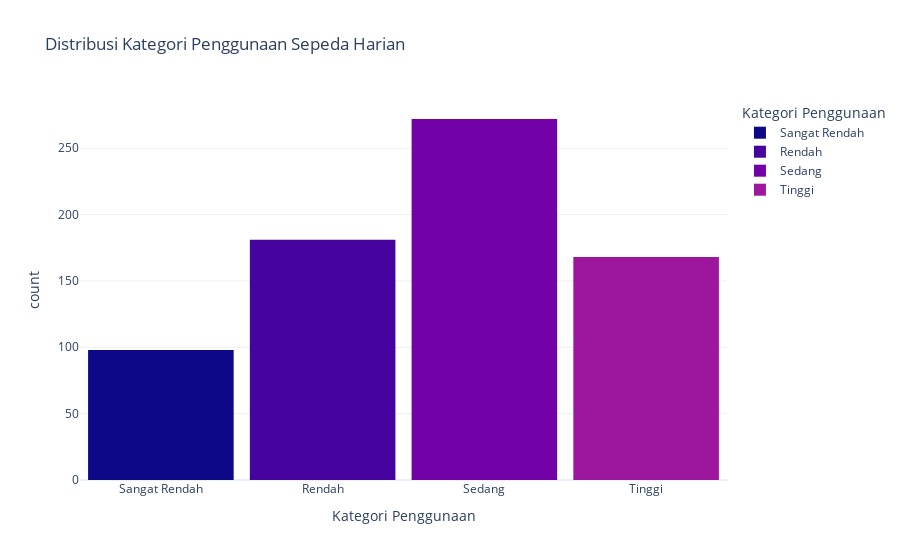

Here is the notebook cell this chart was saved with:
### Markdown cell above
## Analisis Lanjutan: Clustering Manual dan Korelasi

Untuk memperkaya analisis, kita akan:
1. Mengelompokkan hari berdasarkan jumlah penyewaan menggunakan teknik **binning** untuk mengidentifikasi tingkat penggunaan.
2. Menganalisis korelasi antara suhu, kelembapan, dan penyewaan untuk memahami faktor lingkungan yang relevan.

### Code cell
# Clustering manual dengan binning
bins = [0, 2000, 4000, 6000, 8000]
labels = ['Sangat Rendah', 'Rendah', 'Sedang', 'Tinggi']
day_df['usage_category'] = pd.cut(day_df['cnt'], bins=bins, labels=labels, include_lowest=True)

# Visualisasi distribusi kategori
fig = px.histogram(day_df, 
                   x='usage_category', 
                   title='Distribusi Kategori Penggunaan Sepeda Harian',
                   labels={'usage_category': 'Kategori Penggunaan', 'count': 'Jumlah Hari'},
                   color='usage_category',
                   color_discrete_sequence=px.colors.sequential.Plasma)
fig.update_layout(bargap=0.1, template='plotly_white')
fig.show()

# Analisis korelasi
correlation = day_df[['temp_celsius', 'hum', 'windspeed', 'cnt']].corr()
plt.figure(figsize=(8, 6))
sns.heatmap(correlation, annot=True, cmap='coolwarm', vmin=-1, vmax=1, center=0)
plt.title('Matriks Korelasi: Faktor Lingkungan vs Penyewaan', fontsize=14)
plt.show()

### Figure 1 — Plotly figure (JSON) as saved in the notebook; plotly's stock layout.template omitted (floating-point values rounded to 4 significant figures; data arrays with more than 128 entries replaced by an {"elided": "..."} marker saying what was removed)
{"data": [{"bingroup": "x", "hovertemplate": "Kategori Penggunaan=%{x}<br>count=%{y}<extra></extra>", "legendgroup": "Sangat Rendah", "marker": {"color": "#0d0887", "pattern": {"shape": ""}}, "name": "Sangat Rendah", "orientation": "v", "showlegend": true, "type": "histogram", "x": ["Sangat Rendah", "Sangat Rendah", "Sangat Rendah", "Sangat Rendah", "Sangat Rendah", "Sangat Rendah", "Sangat Rendah", "Sangat Rendah", "Sangat Rendah", "Sangat Rendah", "Sangat Rendah", "Sangat Rendah", "Sangat Rendah", "Sangat Rendah", "Sangat Rendah", "Sangat Rendah", "Sangat Rendah", "Sangat Rendah", "Sangat Rendah", "Sangat Rendah", "Sangat Rendah", "Sangat Rendah", "Sangat Rendah", "Sangat Rendah", "Sangat Rendah", "Sangat Rendah", "Sangat Rendah", "Sangat Rendah", "Sangat Rendah", "Sangat Rendah", "Sangat Rendah", "Sangat Rendah", "Sangat Rendah", "Sangat Rendah", "Sangat Rendah", "Sangat Rendah", "Sangat Rendah", "Sangat Rendah", "Sangat Rendah", "Sangat Rendah", "Sangat Rendah", "Sangat Rendah", "Sangat Rendah", "Sangat Rendah", "Sangat Rendah", "Sangat Rendah", "Sangat Rendah", "Sangat Rendah", "Sangat Rendah", "Sangat Rendah", "Sangat Rendah", "Sangat Rendah", "Sangat Rendah", "Sangat Rendah", "Sangat Rendah", "Sangat Rendah", "Sangat Rendah", "Sangat Rendah", "Sangat Rendah", "Sangat Rendah", "Sangat Rendah", "Sangat Rendah", "Sangat Rendah", "Sangat Rendah", "Sangat Rendah", "Sangat Rendah", "Sangat Rendah", "Sangat Rendah", "Sangat Rendah", "Sangat Rendah", "Sangat Rendah", "Sangat Rendah", "Sangat Rendah", "Sangat Rendah", "Sangat Rendah", "Sangat Rendah", "Sangat Rendah", "Sangat Rendah", "Sangat Rendah", "Sangat Rendah", "Sangat Rendah", "Sangat Rendah", "Sangat Rendah", "Sangat Rendah", "Sangat Rendah", "Sangat Rendah", "Sangat Rendah", "Sangat Rendah", "Sangat Rendah", "Sangat Rendah", "Sangat Rendah", "Sangat Rendah", "Sangat Rendah", "Sangat Rendah", "Sangat Rendah", "Sangat Rendah", "Sangat Rendah", "Sangat Rendah"], "xaxis": "x", "yaxis": "y"}, {"bingroup": "x", "hovertemplate": "Kategori Penggunaan=%{x}<br>count=%{y}<extra></extra>", "legendgroup": "Rendah", "marker": {"color": "#46039f", "pattern": {"shape": ""}}, "name": "Rendah", "orientation": "v", "showlegend": true, "type": "histogram", "x": {"elided": "181 str values"}, "xaxis": "x", "yaxis": "y"}, {"bingroup": "x", "hovertemplate": "Kategori Penggunaan=%{x}<br>count=%{y}<extra></extra>", "legendgroup": "Sedang", "marker": {"color": "#7201a8", "pattern": {"shape": ""}}, "name": "Sedang", "orientation": "v", "showlegend": true, "type": "histogram", "x": {"elided": "272 str values"}, "xaxis": "x", "yaxis": "y"}, {"bingroup": "x", "hovertemplate": "Kategori Penggunaan=%{x}<br>count=%{y}<extra></extra>", "legendgroup": "Tinggi", "marker": {"color": "#9c179e", "pattern": {"shape": ""}}, "name": "Tinggi", "orientation": "v", "showlegend": true, "type": "histogram", "x": {"elided": "168 str values"}, "xaxis": "x", "yaxis": "y"}], "layout": {"bargap": 0.1, "barmode": "relative", "legend": {"title": {"text": "Kategori Penggunaan"}, "tracegroupgap": 0}, "title": {"text": "Distribusi Kategori Penggunaan Sepeda Harian"}, "xaxis": {"anchor": "y", "categoryarray": ["Sangat Rendah", "Rendah", "Sedang", "Tinggi", null], "categoryorder": "array", "domain": [0, 1], "title": {"text": "Kategori Penggunaan"}}, "yaxis": {"anchor": "x", "domain": [0, 1], "title": {"text": "count"}}}}
